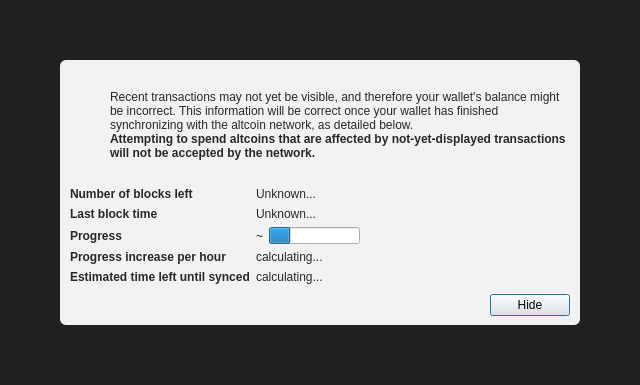
<?xml version="1.0" encoding="UTF-8"?>
<ui version="4.0">
 <class>ModalOverlay</class>
 <widget class="QWidget" name="ModalOverlay">
  <property name="geometry">
   <rect>
    <x>0</x>
    <y>0</y>
    <width>640</width>
    <height>385</height>
   </rect>
  </property>
  <property name="windowTitle">
   <string>Form</string>
  </property>
  <layout class="QVBoxLayout" name="verticalLayout" stretch="0">
   <property name="sizeConstraint">
    <enum>QLayout::SetDefaultConstraint</enum>
   </property>
   <property name="leftMargin">
    <number>0</number>
   </property>
   <property name="topMargin">
    <number>0</number>
   </property>
   <property name="rightMargin">
    <number>0</number>
   </property>
   <property name="bottomMargin">
    <number>0</number>
   </property>
   <item>
    <widget class="QWidget" name="bgWidget" native="true">
 <property name="autoFillBackground"><bool>true</bool></property>
 <property name="styleSheet"><string notr="true">background: rgba(0,0,0,110);</string></property>
     <property name="styleSheet">
      <string notr="true">#bgWidget { background: rgba(0,0,0,220); }</string>
     </property>
     <layout class="QVBoxLayout" name="verticalLayoutMain" stretch="1">
      <property name="leftMargin">
       <number>60</number>
      </property>
      <property name="topMargin">
       <number>60</number>
      </property>
      <property name="rightMargin">
       <number>60</number>
      </property>
      <property name="bottomMargin">
       <number>60</number>
      </property>
      <item>
       <widget class="QWidget" name="contentWidget" native="true">
 <property name="autoFillBackground"><bool>true</bool></property>
 <property name="styleSheet"><string notr="true">background: #d7d7d7; border: 1px solid #2b2b2b; border-radius: 8px;</string></property>
        <property name="styleSheet">
         <string notr="true">#contentWidget { background: rgba(255,255,255,240); border-radius: 6px; }

QLabel { color: rgb(40,40,40);  }</string>
        </property>
        <layout class="QVBoxLayout" name="verticalLayoutSub" stretch="1,0,0,0">
         <property name="spacing">
          <number>0</number>
         </property>
         <property name="leftMargin">
          <number>10</number>
         </property>
         <property name="topMargin">
          <number>10</number>
         </property>
         <property name="rightMargin">
          <number>10</number>
         </property>
         <property name="bottomMargin">
          <number>10</number>
         </property>
         <item>
          <layout class="QHBoxLayout" name="horizontalLayoutIconText" stretch="0,1">
           <property name="topMargin">
            <number>20</number>
           </property>
           <item>
            <layout class="QVBoxLayout" name="verticalLayoutIcon">
             <property name="leftMargin">
              <number>0</number>
             </property>
             <item>
              <widget class="QPushButton" name="warningIcon">
               <property name="enabled">
                <bool>false</bool>
               </property>
               <property name="text">
                <string/>
               </property>
               <property name="icon">
                <iconset>
                 <normaloff>:/icons/warning</normaloff>
                 <disabledoff>:/icons/warning</disabledoff>:/icons/warning</iconset>
               </property>
               <property name="iconSize">
                <size>
                 <width>48</width>
                 <height>48</height>
                </size>
               </property>
               <property name="flat">
                <bool>true</bool>
               </property>
              </widget>
             </item>
             <item>
              <spacer name="verticalSpacerWarningIcon">
               <property name="orientation">
                <enum>Qt::Vertical</enum>
               </property>
               <property name="sizeHint" stdset="0">
                <size>
                 <width>20</width>
                 <height>40</height>
                </size>
               </property>
              </spacer>
             </item>
            </layout>
           </item>
           <item>
            <layout class="QVBoxLayout" name="verticalLayoutInfoText">
             <property name="leftMargin">
              <number>0</number>
             </property>
             <property name="topMargin">
              <number>0</number>
             </property>
             <item>
              <widget class="QLabel" name="infoText">
               <property name="text">
                <string>Recent transactions may not yet be visible, and therefore your wallet's balance might be incorrect. This information will be correct once your wallet has finished synchronizing with the altcoin network, as detailed below.</string>
               </property>
               <property name="textFormat">
                <enum>Qt::RichText</enum>
               </property>
               <property name="wordWrap">
                <bool>true</bool>
               </property>
              </widget>
             </item>
             <item>
              <widget class="QLabel" name="infoTextStrong">
               <property name="font">
                <font>
                 <weight>75</weight>
                 <bold>true</bold>
                </font>
               </property>
               <property name="text">
                <string>Attempting to spend altcoins that are affected by not-yet-displayed transactions will not be accepted by the network.</string>
               </property>
               <property name="textFormat">
                <enum>Qt::RichText</enum>
               </property>
               <property name="wordWrap">
                <bool>true</bool>
               </property>
              </widget>
             </item>
             <item>
              <spacer name="verticalSpacerInTextSpace">
               <property name="orientation">
                <enum>Qt::Vertical</enum>
               </property>
               <property name="sizeHint" stdset="0">
                <size>
                 <width>20</width>
                 <height>40</height>
                </size>
               </property>
              </spacer>
             </item>
            </layout>
           </item>
          </layout>
         </item>
         <item>
          <spacer name="verticalSpacerAfterText">
           <property name="orientation">
            <enum>Qt::Vertical</enum>
           </property>
           <property name="sizeHint" stdset="0">
            <size>
             <width>20</width>
             <height>40</height>
            </size>
           </property>
          </spacer>
         </item>
         <item>
          <layout class="QFormLayout" name="formLayout">
           <property name="fieldGrowthPolicy">
            <enum>QFormLayout::FieldsStayAtSizeHint</enum>
           </property>
           <property name="horizontalSpacing">
            <number>6</number>
           </property>
           <property name="verticalSpacing">
            <number>6</number>
           </property>
           <property name="topMargin">
            <number>10</number>
           </property>
           <item row="0" column="0">
            <widget class="QLabel" name="labelNumberOfBlocksLeft">
             <property name="font">
              <font>
               <weight>75</weight>
               <bold>true</bold>
              </font>
             </property>
             <property name="text">
              <string>Number of blocks left</string>
             </property>
            </widget>
           </item>
           <item row="0" column="1">
            <widget class="QLabel" name="numberOfBlocksLeft">
             <property name="text">
              <string>Unknown...</string>
             </property>
            </widget>
           </item>
           <item row="1" column="0">
            <widget class="QLabel" name="labelLastBlockTime">
             <property name="font">
              <font>
               <weight>75</weight>
               <bold>true</bold>
              </font>
             </property>
             <property name="text">
              <string>Last block time</string>
             </property>
            </widget>
           </item>
           <item row="1" column="1">
            <widget class="QLabel" name="newestBlockDate">
             <property name="sizePolicy">
              <sizepolicy hsizetype="Maximum" vsizetype="Preferred">
               <horstretch>0</horstretch>
               <verstretch>0</verstretch>
              </sizepolicy>
             </property>
             <property name="text">
              <string>Unknown...</string>
             </property>
            </widget>
           </item>
           <item row="2" column="0">
            <widget class="QLabel" name="labelSyncDone">
             <property name="font">
              <font>
               <weight>75</weight>
               <bold>true</bold>
              </font>
             </property>
             <property name="text">
              <string>Progress</string>
             </property>
            </widget>
           </item>
           <item row="2" column="1">
            <layout class="QHBoxLayout" name="horizontalLayoutSync" stretch="0,1">
             <item>
              <widget class="QLabel" name="percentageProgress">
               <property name="text">
                <string notr="true">~</string>
               </property>
              </widget>
             </item>
             <item>
              <widget class="QProgressBar" name="progressBar">
               <property name="value">
                <number>24</number>
               </property>
               <property name="format">
                <string/>
               </property>
              </widget>
             </item>
            </layout>
           </item>
           <item row="4" column="0">
            <widget class="QLabel" name="labelProgressIncrease">
             <property name="font">
              <font>
               <weight>75</weight>
               <bold>true</bold>
              </font>
             </property>
             <property name="text">
              <string>Progress increase per hour</string>
             </property>
            </widget>
           </item>
           <item row="4" column="1">
            <widget class="QLabel" name="progressIncreasePerH">
             <property name="text">
              <string>calculating...</string>
             </property>
            </widget>
           </item>
           <item row="5" column="0">
            <widget class="QLabel" name="labelEstimatedTimeLeft">
             <property name="font">
              <font>
               <weight>75</weight>
               <bold>true</bold>
              </font>
             </property>
             <property name="text">
              <string>Estimated time left until synced</string>
             </property>
            </widget>
           </item>
           <item row="5" column="1">
            <widget class="QLabel" name="expectedTimeLeft">
             <property name="text">
              <string>calculating...</string>
             </property>
            </widget>
           </item>
          </layout>
         </item>
         <item>
          <layout class="QHBoxLayout" name="horizontalLayoutButtons">
           <property name="leftMargin">
            <number>10</number>
           </property>
           <property name="topMargin">
            <number>10</number>
           </property>
           <item>
            <spacer name="horizontalSpacer">
             <property name="orientation">
              <enum>Qt::Horizontal</enum>
             </property>
             <property name="sizeHint" stdset="0">
              <size>
               <width>40</width>
               <height>20</height>
              </size>
             </property>
            </spacer>
           </item>
           <item>
            <widget class="QPushButton" name="closeButton">
             <property name="text">
              <string>Hide</string>
             </property>
             <property name="shortcut">
              <string>Esc</string>
             </property>
             <property name="focusPolicy">
              <enum>Qt::StrongFocus</enum>
             </property>
             <property name="default">
              <bool>true</bool>
             </property>
            </widget>
           </item>
          </layout>
         </item>
        </layout>
       </widget>
      </item>
     </layout>
    </widget>
   </item>
  </layout>
 </widget>
 <resources/>
 <connections/>
</ui>
